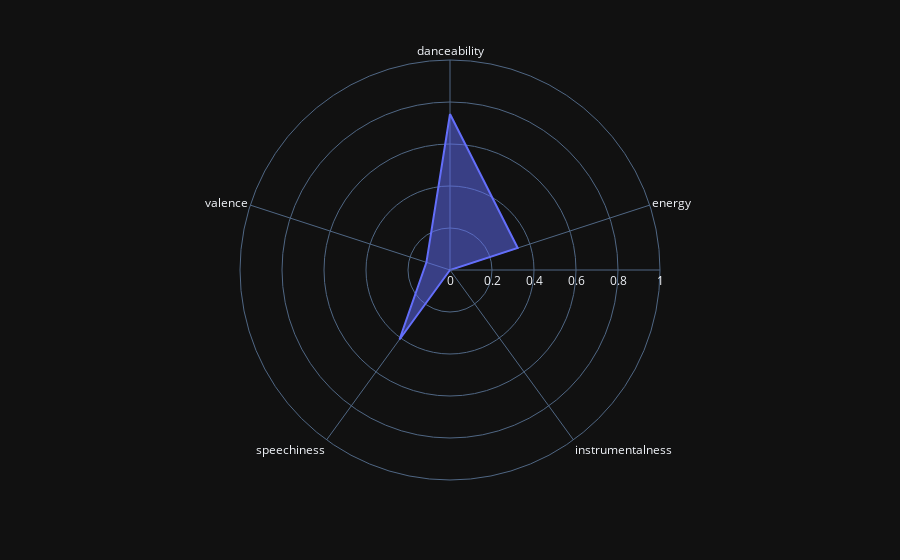

The notebook cell saved with this chart:
### Code cell
fig = px.line_polar(plotter, r=plotter.values[0], theta=features, line_close=True,
                    template="plotly_dark", range_r=[0, 1])
fig.update_traces(fill='toself')
fig.show()

### Figure 1 — Plotly figure (JSON) as saved in the notebook; plotly's stock layout.template omitted (floating-point values rounded to 4 significant figures)
{"data": [{"fill": "toself", "hoverlabel": {"namelength": 0}, "hovertemplate": "r=%{r}<br>theta=%{theta}", "legendgroup": "", "line": {"color": "#636efa", "dash": "solid"}, "mode": "lines", "name": "", "r": [0.743, 0.339, 0, 0.409, 0.118, 0.743], "showlegend": false, "subplot": "polar", "theta": ["danceability", "energy", "instrumentalness", "speechiness", "valence", "danceability"], "type": "scatterpolar"}], "layout": {"legend": {"tracegroupgap": 0}, "margin": {"t": 60}, "polar": {"angularaxis": {"direction": "clockwise", "rotation": 90}, "domain": {"x": [0, 1], "y": [0, 1]}, "radialaxis": {"range": [0, 1]}}}}
